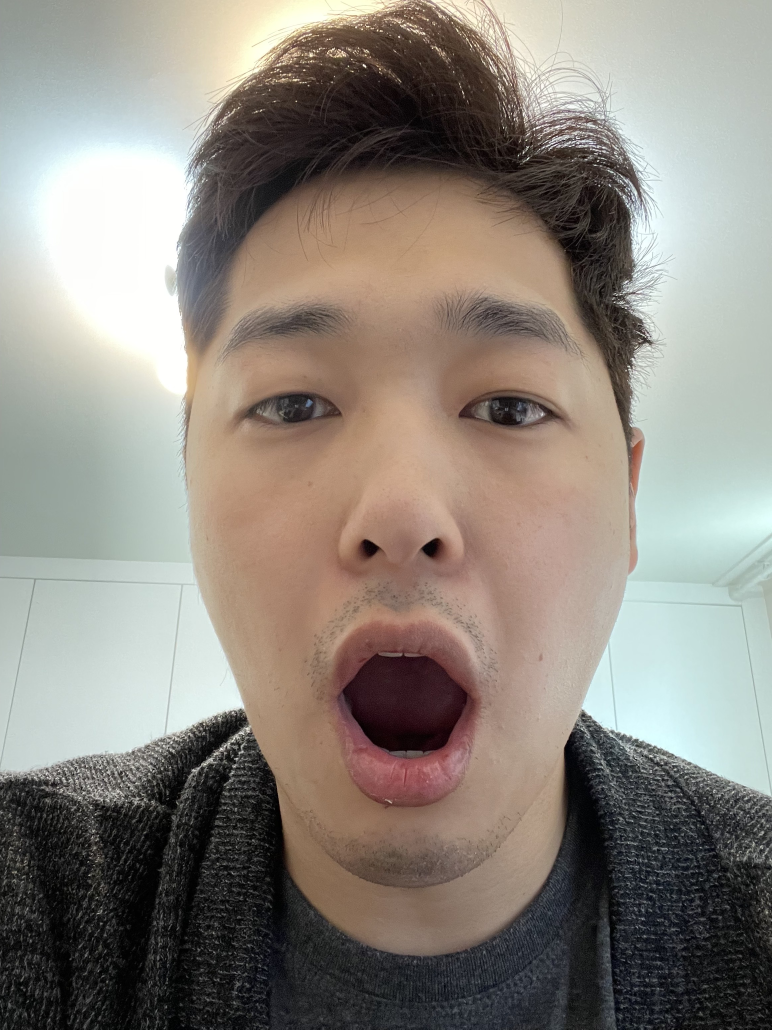
#> input picture 1.jpg, 2316 x 3088 px (shown at 1/3 size)
$ python -i pores.py   (imports and definitions only)   (older library calls are emulated)
#> lines starting #> are read from the running program, lines starting #| are printed output that depends on the picture; after the words box and inside, x2 and y2 are one past the last pixel; in counts of white or black regions, pixels touching at a corner belong together
#> further down, picture is the input picture: shape (3088, 2316, 3); mean B, G, R 125.9, 134.1, 140.8
import os
import sys
import numpy as np
import cv2
import utils as utils
import facemesh as facemesh
import resize as resize_img
# import src.face_type.utils as utils
# import src.face_type.facemesh as facemesh
sys.path.append('src')
sys.path.append('src/face_type')

class Pores:
    def __init__(self):
        return

    def pores(self, image):

        res3 = cv2.cvtColor(image, cv2.COLOR_BGR2Lab)
#> res3: shape (3088, 2316, 3); mean of channels 0, 1, 2 140.1, 129.5, 133.5
        l_space = res3[:, :, 0]
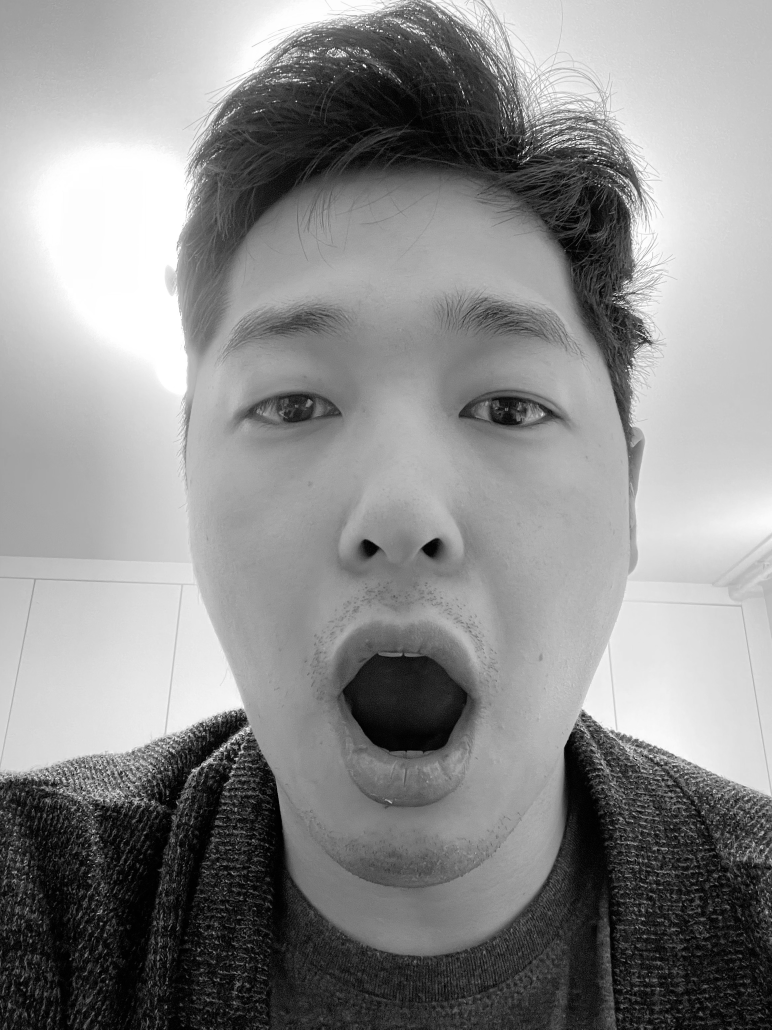
#> l_space: shape (3088, 2316) (shown at 1/3 size); min 0, max 255, mean 140.1
        #cv2.imshow("l_space", l_space)

        median_img = cv2.medianBlur(l_space, 7)
        #cv2.imshow("median", median_img)

        norm_img = cv2.normalize(median_img, None, 0, 255, cv2.NORM_MINMAX)

        k = 15
        kernel = cv2.getStructuringElement(cv2.MORPH_RECT, (k, k))
        blackhat_img = cv2.morphologyEx(norm_img, cv2.MORPH_BLACKHAT, kernel)
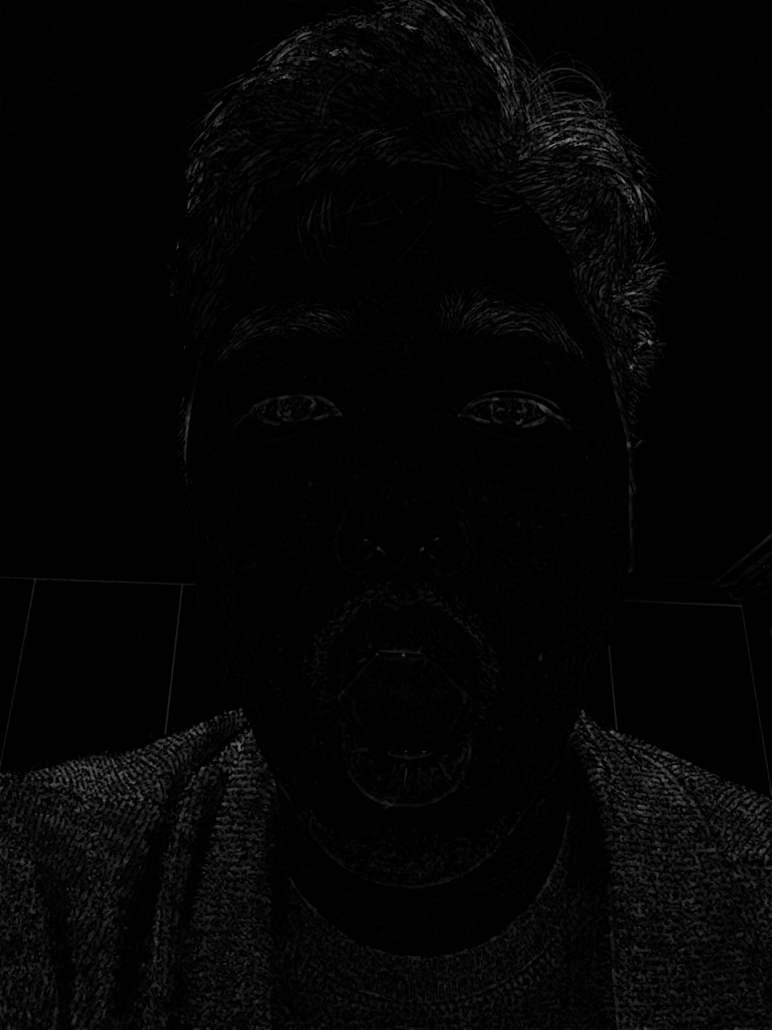
#> blackhat_img: shape (3088, 2316) (shown at 1/3 size); min 0, max 145, mean 4.1
        #cv2.imshow("black", blackhat_img)
        ret, res = cv2.threshold(blackhat_img, 10, 255, cv2.THRESH_BINARY)
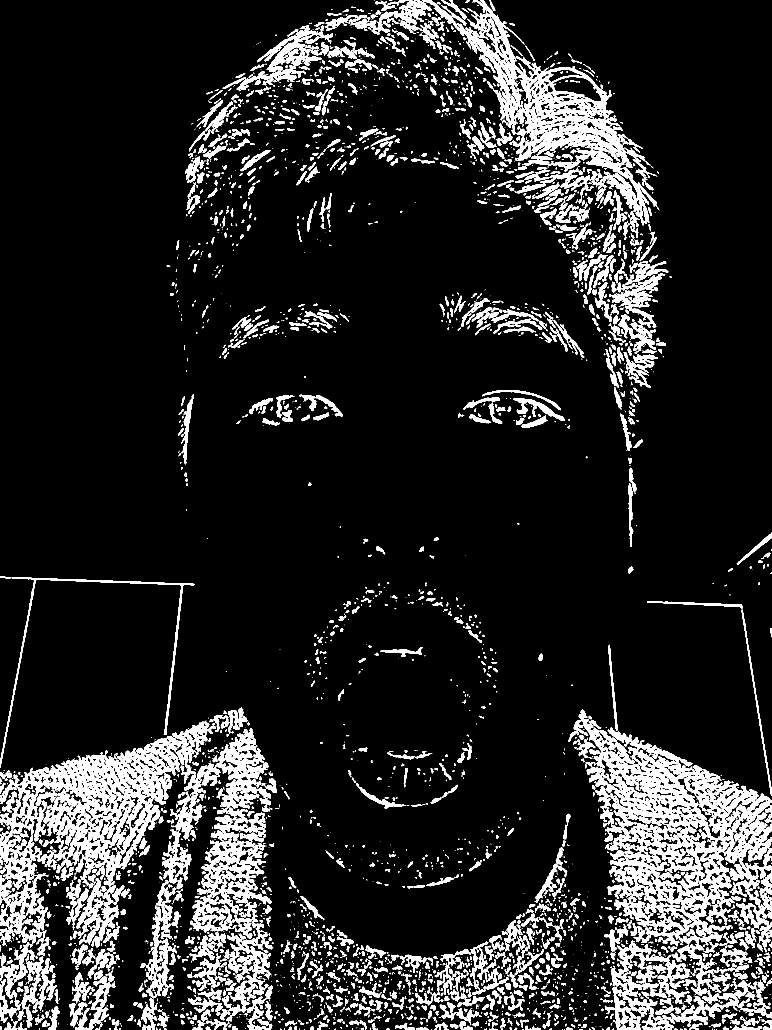
#> res: shape (3088, 2316) (shown at 1/3 size); 12.5% white; 5190 white regions (3084 under 20 px), largest, box (x1, y1, x2, y2) and area: (1721, 2129, 2316, 2841) 154924, (0, 2165, 648, 2660) 98102, (975, 0, 1978, 676) 85046

        kernel = np.ones((3, 3), np.uint8)
        res = cv2.dilate(res, kernel)
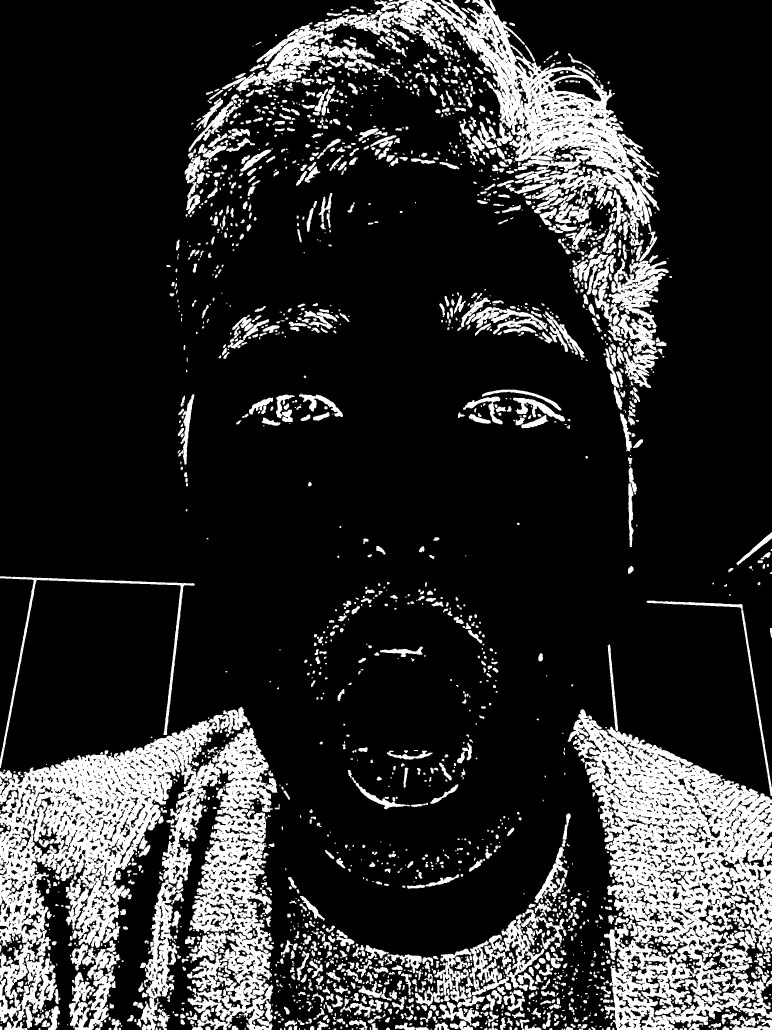
#> res: shape (3088, 2316) (shown at 1/3 size); 17.6% white; 2600 white regions (626 under 20 px), largest, box (x1, y1, x2, y2) and area: (0, 2161, 832, 3088) 351783, (1703, 2128, 2316, 3088) 282829, (944, 0, 1979, 715) 142745
        res = cv2.dilate(res, kernel)
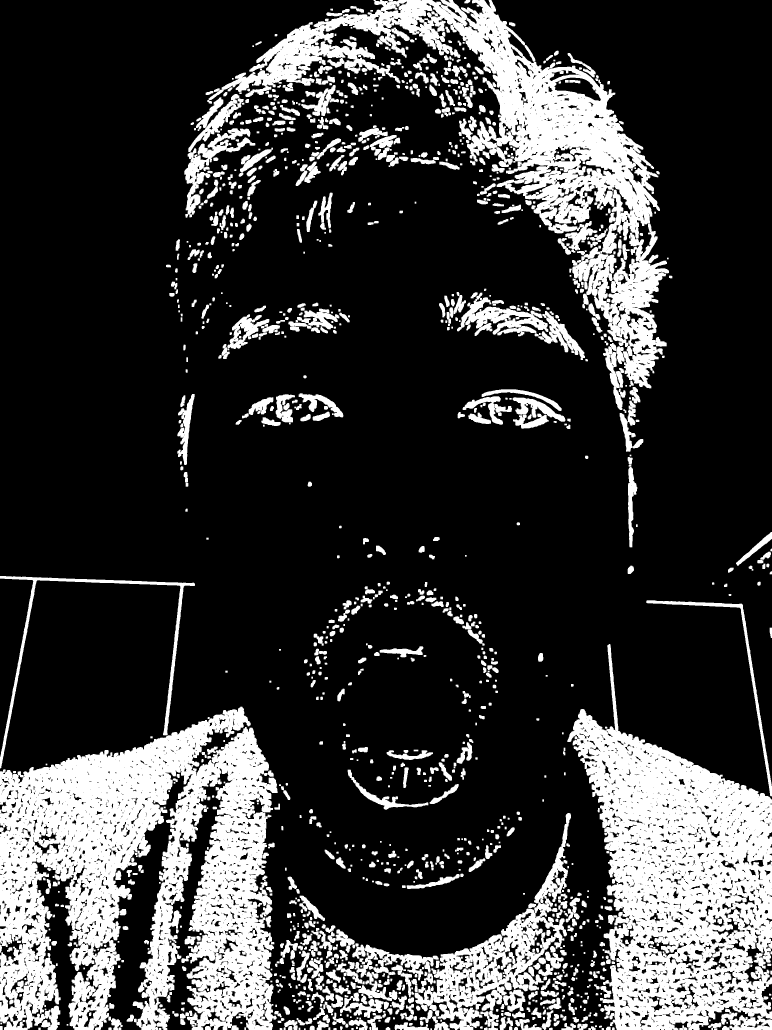
#> res: shape (3088, 2316) (shown at 1/3 size); 22.1% white; 1376 white regions (3 under 20 px), largest, box (x1, y1, x2, y2) and area: (0, 2120, 833, 3088) 482691, (1702, 1932, 2316, 3088) 356949, (622, 0, 2007, 1165) 301560

        return res

    # [112 lines left out: functions draw, draw2, crop, run, not called in this run]


# [30 lines not run here, left out]
            # cv2.waitKey(0)

>>> import cv2
>>> picture = cv2.imread('../../1.jpg')
>>> result = Pores().pores(picture)

$ run again, on temp_100.png.png
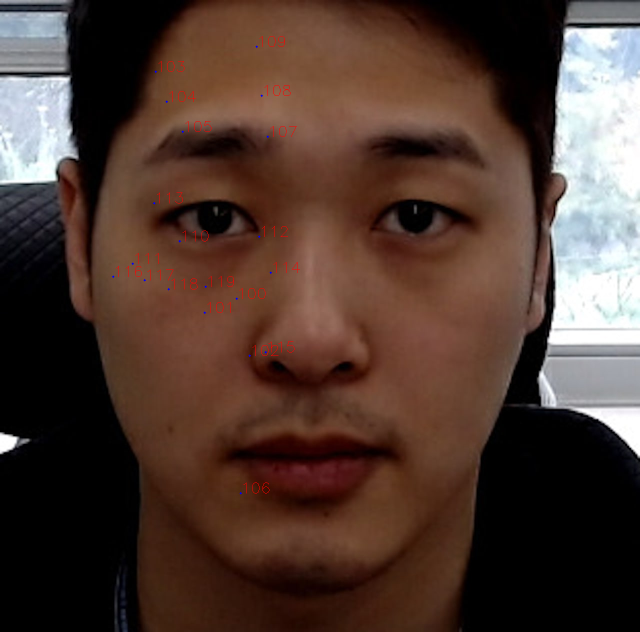
#> input picture temp_100.png.png, 1280 x 1264 px (shown at 1/2 size)
#> picture is the input picture: shape (1264, 1280, 3); mean B, G, R 50.1, 58.8, 80
#> res3: shape (1264, 1280, 3); mean of channels 0, 1, 2 67.5, 136.5, 137.4
#> in pores, `l_space = res3[:, :, 0]`:
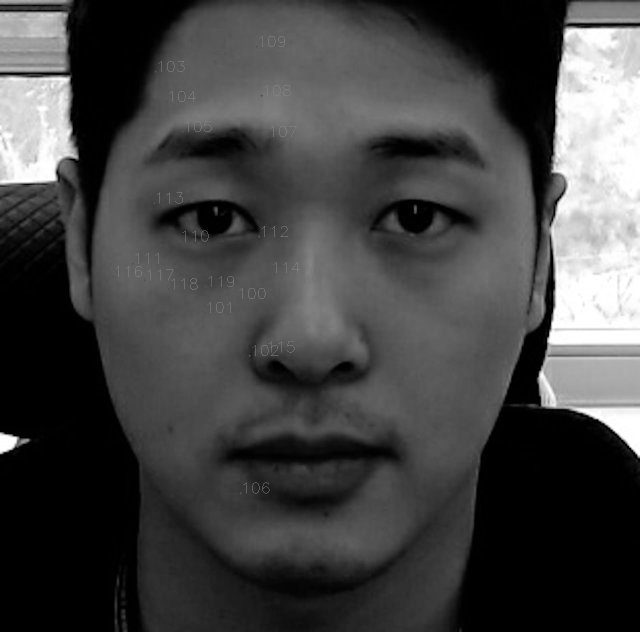
#> l_space: shape (1264, 1280) (shown at 1/2 size); min 0, max 255, mean 67.5
#> in pores, `res = cv2.dilate(res, kernel)`:
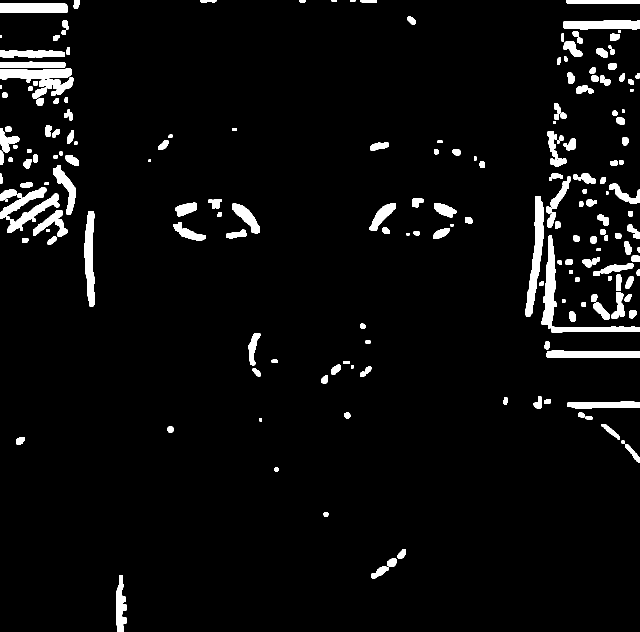
#> res: shape (1264, 1280) (shown at 1/2 size); 4.6% white; 195 white regions, largest, box (x1, y1, x2, y2) and area: (1050, 392, 1088, 634) 3702, (0, 375, 119, 466) 3665, (1083, 471, 1113, 657) 3026
